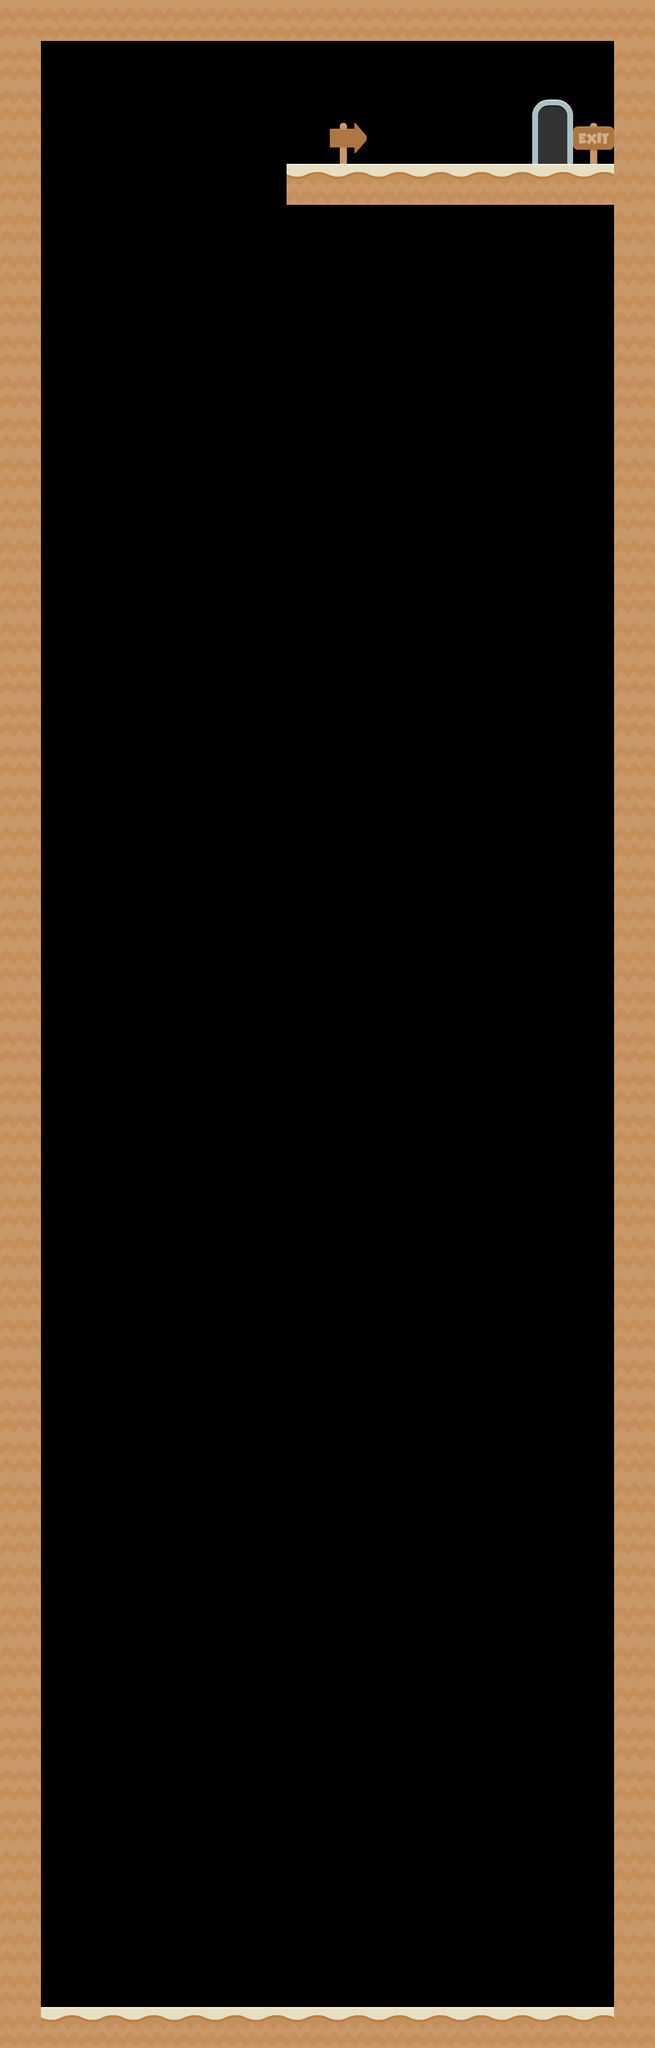

The image is a tile-based game level rendered from a .tmx file. Its description and complete source (layers, tilesets, objects, tile grids) follow:
An orthogonal 16x50 tile map with 70x70 px tiles, 1 tile layer (Tile Layer 1) and 7 objects (3x platform, 2x wall, door, loft).

<map version="1.0" tiledversion="1.0.1" orientation="orthogonal" renderorder="right-down" width="16" height="50" tilewidth="70" tileheight="70" nextobjectid="113">
 <tileset firstgid="1" name="tiles_spritesheet" tilewidth="70" tileheight="70" spacing="2" tilecount="156" columns="12">
  <image source="tiles_spritesheet.png" width="914" height="936" />
 </tileset>
 <layer name="Tile Layer 1" width="16" height="50">
  <data encoding="csv">
153,153,153,153,153,153,153,153,153,153,153,153,153,153,153,153,
153,0,0,0,0,0,0,0,0,0,0,0,0,0,0,153,
153,0,0,0,0,0,0,0,0,0,0,0,0,46,0,153,
153,0,0,0,0,0,0,0,41,0,0,0,0,58,65,153,
153,0,0,0,0,0,0,101,101,101,101,101,101,101,101,153,
153,0,0,0,0,0,0,0,0,0,0,0,0,0,0,153,
153,0,0,0,0,0,0,0,0,0,0,0,0,0,0,153,
153,0,0,0,0,0,0,0,0,0,0,0,0,0,0,153,
153,0,0,0,0,0,0,0,0,0,0,0,0,0,0,153,
153,0,0,0,0,0,0,0,0,0,0,0,0,0,0,153,
153,0,0,0,0,0,0,0,0,0,0,0,0,0,0,153,
153,0,0,0,0,0,0,0,0,0,0,0,0,0,0,153,
153,0,0,0,0,0,0,0,0,0,0,0,0,0,0,153,
153,0,0,0,0,0,0,0,0,0,0,0,0,0,0,153,
153,0,0,0,0,0,0,0,0,0,0,0,0,0,0,153,
153,0,0,0,0,0,0,0,0,0,0,0,0,0,0,153,
153,0,0,0,0,0,0,0,0,0,0,0,0,0,0,153,
153,0,0,0,0,0,0,0,0,0,0,0,0,0,0,153,
153,0,0,0,0,0,0,0,0,0,0,0,0,0,0,153,
153,0,0,0,0,0,0,0,0,0,0,0,0,0,0,153,
153,0,0,0,0,0,0,0,0,0,0,0,0,0,0,153,
153,0,0,0,0,0,0,0,0,0,0,0,0,0,0,153,
153,0,0,0,0,0,0,0,0,0,0,0,0,0,0,153,
153,0,0,0,0,0,0,0,0,0,0,0,0,0,0,153,
153,0,0,0,0,0,0,0,0,0,0,0,0,0,0,153,
153,0,0,0,0,0,0,0,0,0,0,0,0,0,0,153,
153,0,0,0,0,0,0,0,0,0,0,0,0,0,0,153,
153,0,0,0,0,0,0,0,0,0,0,0,0,0,0,153,
153,0,0,0,0,0,0,0,0,0,0,0,0,0,0,153,
153,0,0,0,0,0,0,0,0,0,0,0,0,0,0,153,
153,0,0,0,0,0,0,0,0,0,0,0,0,0,0,153,
153,0,0,0,0,0,0,0,0,0,0,0,0,0,0,153,
153,0,0,0,0,0,0,0,0,0,0,0,0,0,0,153,
153,0,0,0,0,0,0,0,0,0,0,0,0,0,0,153,
153,0,0,0,0,0,0,0,0,0,0,0,0,0,0,153,
153,0,0,0,0,0,0,0,0,0,0,0,0,0,0,153,
153,0,0,0,0,0,0,0,0,0,0,0,0,0,0,153,
153,0,0,0,0,0,0,0,0,0,0,0,0,0,0,153,
153,0,0,0,0,0,0,0,0,0,0,0,0,0,0,153,
153,0,0,0,0,0,0,0,0,0,0,0,0,0,0,153,
153,0,0,0,0,0,0,0,0,0,0,0,0,0,0,153,
153,0,0,0,0,0,0,0,0,0,0,0,0,0,0,153,
153,0,0,0,0,0,0,0,0,0,0,0,0,0,0,153,
153,0,0,0,0,0,0,0,0,0,0,0,0,0,0,153,
153,0,0,0,0,0,0,0,0,0,0,0,0,0,0,153,
153,0,0,0,0,0,0,0,0,0,0,0,0,0,0,153,
153,0,0,0,0,0,0,0,0,0,0,0,0,0,0,153,
153,0,0,0,0,0,0,0,0,0,0,0,0,0,0,153,
153,0,0,0,0,0,0,0,0,0,0,0,0,0,0,153,
153,101,101,101,101,101,101,101,101,101,101,101,101,101,101,153
</data>
 </layer>
 <objectgroup name="Object Layer 1">
  <object id="3" type="platform" x="0" y="3430" width="1120" height="70" />
  <object id="6" type="wall" x="0" y="2" width="70" height="3442.25" />
  <object id="20" type="platform" x="0" y="0" width="1120" height="70" />
  <object id="21" type="wall" x="1050" y="0" width="70" height="3446.25" />
  <object id="46" type="door" x="910" y="140" width="70" height="140">
   <properties>
    <property name="nextlevel" value="level3.tmx" />
   </properties>
  </object>
  <object id="111" type="platform" x="490" y="280" width="562.424" height="70" />
  <object id="112" type="loft" x="491.614" y="346.72" width="557.106" height="6.22647" />
 </objectgroup>
</map>
